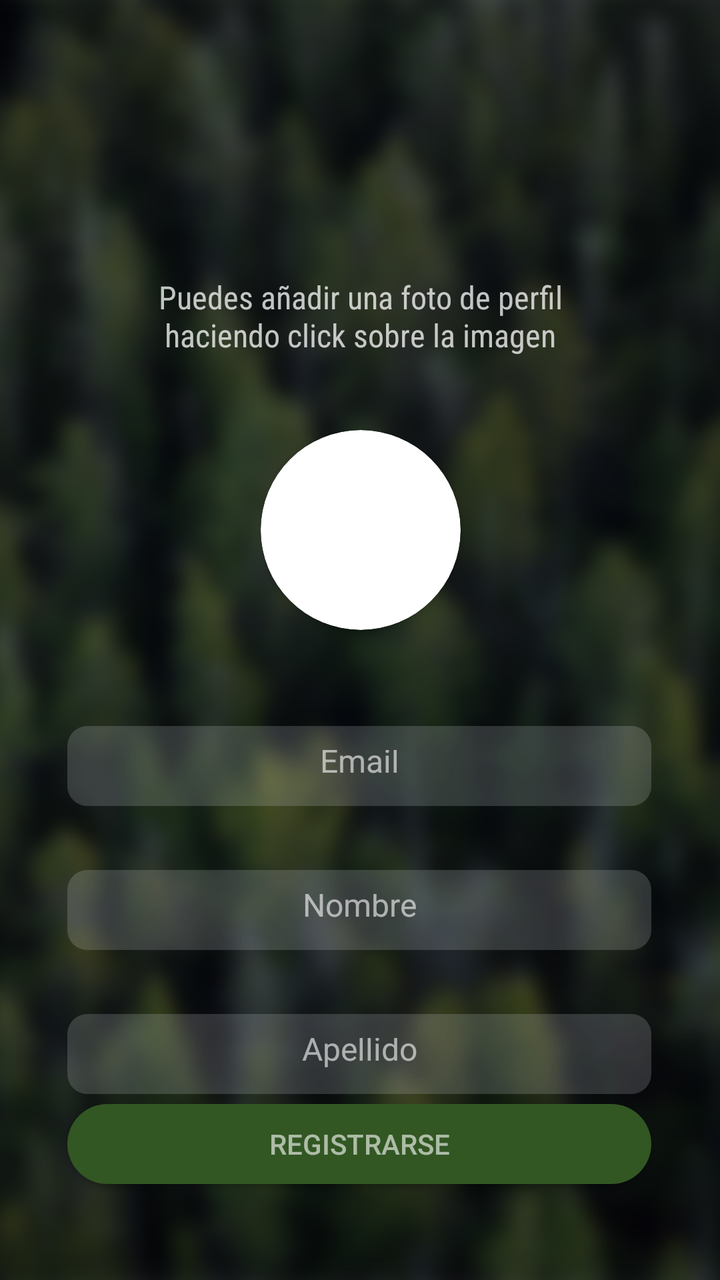
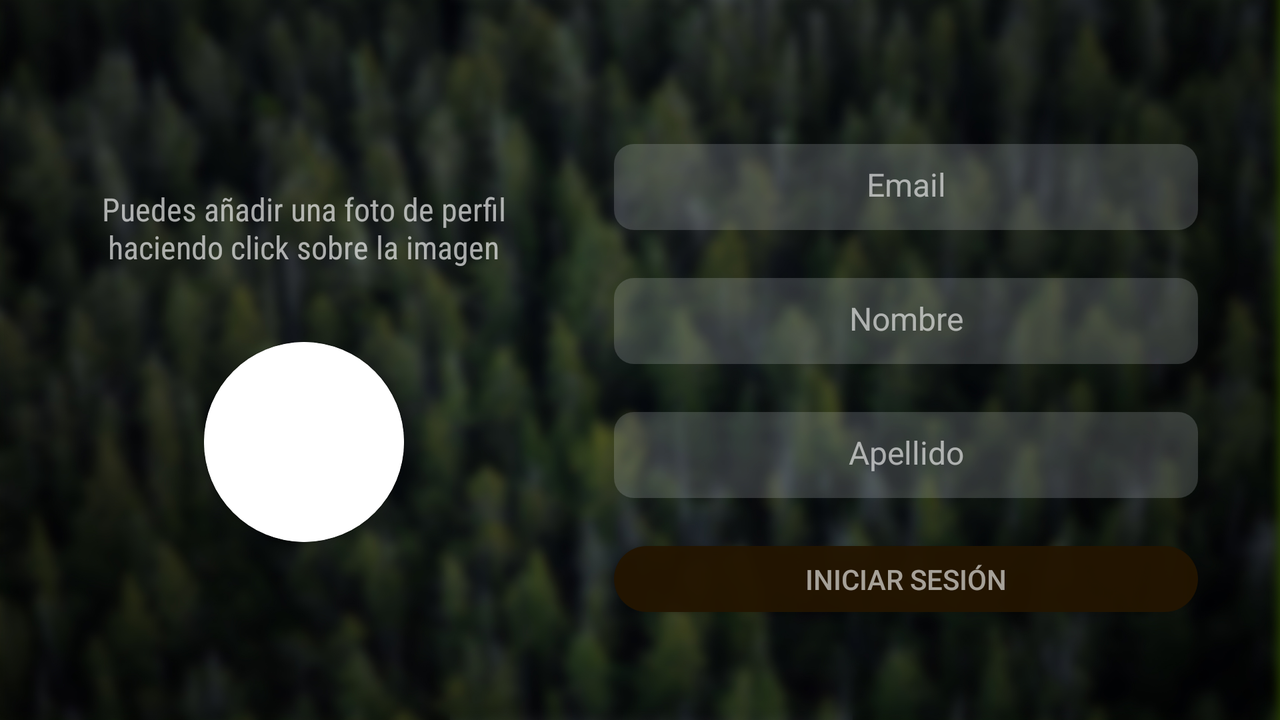

Two renders of one Android screen. The first uses the default layout on a phone; the second uses the alternative layout the repository ships for a different screen configuration, on a matching device. The two XML files are below.
<!-- AndroidManifest.xml: application theme Theme.AppCompat.Light.NoActionBar -->
<!-- res/layout/activity_register2.xml -->
<?xml version="1.0" encoding="utf-8"?>
<androidx.constraintlayout.widget.ConstraintLayout xmlns:android="http://schemas.android.com/apk/res/android"
    xmlns:app="http://schemas.android.com/apk/res-auto"
    xmlns:tools="http://schemas.android.com/tools"
    android:layout_width="match_parent"
    android:layout_height="match_parent"
    tools:context=".LoginActivity"
    android:background="@drawable/fondobosqueblur">


    <EditText
        android:id="@+id/editApellido"
        android:layout_width="292dp"
        android:layout_height="40dp"
        android:layout_marginTop="32dp"
        android:background="@drawable/edittext_rounded_background"
        android:gravity="center"
        android:hint="@string/str14"
        android:inputType="text"
        android:maxLines="1"
        android:padding="12dp"
        android:textColorHint="#99FFFFFF"
        android:textColor="#FFFFFF"
        android:textSize="16sp"
        app:layout_constraintEnd_toEndOf="@+id/editNombre"
        app:layout_constraintHorizontal_bias="0.0"
        app:layout_constraintStart_toStartOf="@+id/editNombre"
        app:layout_constraintTop_toBottomOf="@+id/editNombre" />

    <EditText
        android:id="@+id/editEmail"
        android:layout_width="292dp"
        android:layout_height="40dp"
        android:layout_marginTop="48dp"
        android:background="@drawable/edittext_rounded_background"
        android:gravity="center"
        android:hint="Email"
        android:inputType="text"
        android:maxLines="1"
        android:padding="12dp"
        android:textColorHint="#99FFFFFF"
        android:textColor="#FFFFFF"
        android:textSize="16sp"
        app:layout_constraintEnd_toEndOf="@+id/card1"
        app:layout_constraintHorizontal_bias="0.505"
        app:layout_constraintStart_toStartOf="@+id/card1"
        app:layout_constraintTop_toBottomOf="@+id/card1" />

    <EditText
        android:id="@+id/editNombre"
        android:layout_width="292dp"
        android:layout_height="40dp"
        android:layout_marginTop="32dp"
        android:background="@drawable/edittext_rounded_background"
        android:gravity="center"
        android:hint="@string/str13"
        android:inputType="text"
        android:maxLines="1"
        android:padding="12dp"
        android:textColorHint="#99FFFFFF"
        android:textColor="#FFFFFF"
        android:textSize="16sp"
        app:layout_constraintEnd_toEndOf="@+id/editEmail"
        app:layout_constraintStart_toStartOf="@+id/editEmail"
        app:layout_constraintTop_toBottomOf="@+id/editEmail" />

    <TextView
        android:id="@+id/tvFrase2"
        style="@style/blanco1"
        android:layout_width="227dp"
        android:layout_height="84dp"
        android:layout_marginTop="116dp"
        android:alpha=".75"
        android:gravity="center"
        android:text="@string/str15"
        app:layout_constraintEnd_toEndOf="parent"
        app:layout_constraintStart_toStartOf="parent"
        app:layout_constraintTop_toTopOf="parent" />

    <androidx.cardview.widget.CardView
        android:id="@+id/card1"
        android:layout_width="100dp"
        android:layout_height="100dp"
        android:layout_marginTop="15dp"
        android:elevation="12dp"
        app:cardBackgroundColor="@color/white"
        app:cardCornerRadius="50dp"
        android:layout_centerHorizontal="true"
        app:layout_constraintEnd_toEndOf="@+id/tvFrase2"
        app:layout_constraintStart_toStartOf="@+id/tvFrase2"
        app:layout_constraintTop_toBottomOf="@+id/tvFrase2">

            <ImageView
                android:id="@+id/fotoperfil"
                android:layout_width="match_parent"
                android:layout_height="match_parent"
                android:onClick="setFotopPerfil"
                android:scaleType="centerCrop"
                tools:srcCompat="@drawable/perfil" />
    </androidx.cardview.widget.CardView>

    <Button
        android:id="@+id/button"
        android:layout_width="292dp"
        android:layout_height="40dp"
        android:layout_marginBottom="48dp"
        android:background="@drawable/round_btn_verde2"
        android:onClick="login"
        android:text="@string/str1"
        android:textColor="#99FFFFFF"
        app:layout_constraintBottom_toBottomOf="parent"
        app:layout_constraintEnd_toEndOf="@+id/editApellido"
        app:layout_constraintHorizontal_bias="0.0"
        app:layout_constraintStart_toStartOf="@+id/editApellido" />


</androidx.constraintlayout.widget.ConstraintLayout>
<!-- resources referenced by this layout -->
<resources>
  <!-- drawable edittext_rounded_background (drawable) -->
  <?xml version="1.0" encoding="utf-8"?>
  <shape xmlns:android="http://schemas.android.com/apk/res/android"
      android:shape="rectangle">
      <solid android:color="#33CCD2D5" />
      <corners android:radius="10dp" />
  </shape>
  <!-- drawable fondobosqueblur: jpg bitmap (drawable, 239018 bytes) -->
  <!-- drawable round_btn_verde2 (drawable) -->
  <?xml version="1.0" encoding="utf-8"?>
  <shape xmlns:android="http://schemas.android.com/apk/res/android">
      <solid android:color="#325723"/>
      <corners android:radius="45dp" />
  </shape>
  <string name="str1">Registrarse</string>
  <string name="str13">Nombre</string>
  <string name="str14">Apellido</string>
  <string name="str15">Puedes añadir una foto de perfil haciendo click sobre la imagen</string>
  <style name="blanco1">
          <item name="android:fontFamily">sans-serif-condensed</item>
          <item name="android:textColor">#FFFFFF</item>
          <item name="android:textSize">16dp</item>
      </style>
</resources>
<!-- res/layout-land/activity_register2.xml (the repository's variant of the layout above) -->
<!-- drawn on the phone turned sideways -->
<?xml version="1.0" encoding="utf-8"?>
<androidx.constraintlayout.widget.ConstraintLayout xmlns:android="http://schemas.android.com/apk/res/android"
    xmlns:app="http://schemas.android.com/apk/res-auto"
    xmlns:tools="http://schemas.android.com/tools"
    android:layout_width="match_parent"
    android:layout_height="match_parent"
    tools:context=".LoginActivity"
    android:background="@drawable/fondobosquelandblur">


    <EditText
        android:id="@+id/editApellido"
        android:layout_width="292dp"
        android:layout_height="43dp"
        android:layout_marginTop="24dp"
        android:background="@drawable/edittext_rounded_background"
        android:gravity="center"
        android:hint="@string/str14"
        android:inputType="text"
        android:maxLines="1"
        android:padding="12dp"
        android:textColorHint="#99FFFFFF"
        android:textSize="16sp"
        app:layout_constraintEnd_toEndOf="@+id/editNombre"
        app:layout_constraintHorizontal_bias="0.0"
        app:layout_constraintStart_toStartOf="@+id/editNombre"
        app:layout_constraintTop_toBottomOf="@+id/editNombre" />

    <EditText
        android:id="@+id/editEmail"
        android:layout_width="292dp"
        android:layout_height="43dp"
        android:background="@drawable/edittext_rounded_background"
        android:gravity="center"
        android:hint="Email"
        android:inputType="text"
        android:maxLines="1"
        android:padding="12dp"
        android:textColorHint="#99FFFFFF"
        android:textSize="16sp"
        app:layout_constraintEnd_toEndOf="parent"
        app:layout_constraintHorizontal_bias="0.503"
        app:layout_constraintStart_toEndOf="@+id/tvFrase2"
        app:layout_constraintTop_toTopOf="@+id/tvFrase2" />

    <EditText
        android:id="@+id/editNombre"
        android:layout_width="292dp"
        android:layout_height="43dp"
        android:layout_marginTop="24dp"
        android:background="@drawable/edittext_rounded_background"
        android:gravity="center"
        android:hint="@string/str13"
        android:inputType="text"
        android:maxLines="1"
        android:padding="12dp"
        android:textColorHint="#99FFFFFF"
        android:textSize="16sp"
        app:layout_constraintEnd_toEndOf="@+id/editEmail"
        app:layout_constraintHorizontal_bias="0.0"
        app:layout_constraintStart_toStartOf="@+id/editEmail"
        app:layout_constraintTop_toBottomOf="@+id/editEmail" />

    <TextView
        android:id="@+id/tvFrase2"
        style="@style/blanco1"
        android:layout_width="227dp"
        android:layout_height="84dp"
        android:layout_marginTop="72dp"
        android:alpha=".65"
        android:gravity="center"
        android:text="@string/str15"
        app:layout_constraintEnd_toEndOf="parent"
        app:layout_constraintHorizontal_bias="0.093"
        app:layout_constraintStart_toStartOf="parent"
        app:layout_constraintTop_toTopOf="parent" />

    <androidx.cardview.widget.CardView
        android:id="@+id/card1"
        android:layout_width="100dp"
        android:layout_height="100dp"
        android:layout_marginTop="15dp"
        app:cardBackgroundColor="@color/white"
        app:cardCornerRadius="250dp"
        app:layout_constraintEnd_toEndOf="@+id/tvFrase2"
        app:layout_constraintStart_toStartOf="@+id/tvFrase2"
        app:layout_constraintTop_toBottomOf="@+id/tvFrase2">

        <androidx.cardview.widget.CardView
            android:id="@+id/card2"
            android:layout_width="150dp"
            android:layout_height="150dp"
            android:layout_gravity="center"
            app:cardCornerRadius="250dp">

            <ImageView
                android:id="@+id/fotoperfil"
                android:layout_width="150dp"
                android:layout_height="150dp"
                android:onClick="setFotopPerfil"
                android:scaleType="centerCrop"
                tools:srcCompat="@drawable/perfil" />

        </androidx.cardview.widget.CardView>

    </androidx.cardview.widget.CardView>

    <Button
        android:id="@+id/button"
        android:layout_width="292dp"
        android:layout_height="33dp"
        android:layout_marginTop="24dp"
        android:background="@drawable/round_btn_marron"
        android:onClick="login"
        android:text="@string/str2"
        android:textColor="#99FFFFFF"
        app:layout_constraintEnd_toEndOf="@+id/editApellido"
        app:layout_constraintHorizontal_bias="0.0"
        app:layout_constraintStart_toStartOf="@+id/editApellido"
        app:layout_constraintTop_toBottomOf="@+id/editApellido" />


</androidx.constraintlayout.widget.ConstraintLayout>
<!-- resources referenced by the variant -->
<!-- as the phone turned sideways resolves them -->
<resources>
  <!-- drawable edittext_rounded_background (drawable) -->
  <?xml version="1.0" encoding="utf-8"?>
  <shape xmlns:android="http://schemas.android.com/apk/res/android"
      android:shape="rectangle">
      <solid android:color="#33CCD2D5" />
      <corners android:radius="10dp" />
  </shape>
  <!-- drawable fondobosquelandblur: jpg bitmap (drawable, 704228 bytes) -->
  <!-- drawable round_btn_marron (drawable) -->
  <?xml version="1.0" encoding="utf-8"?>
  <shape xmlns:android="http://schemas.android.com/apk/res/android">
      <solid android:color="#EE241501"/>
      <corners android:radius="45dp" />
  </shape>
  <string name="str13">Nombre</string>
  <string name="str14">Apellido</string>
  <string name="str15">Puedes añadir una foto de perfil haciendo click sobre la imagen</string>
  <string name="str2">Iniciar sesión</string>
  <style name="blanco1">
          <item name="android:fontFamily">sans-serif-condensed</item>
          <item name="android:textColor">#FFFFFF</item>
          <item name="android:textSize">16dp</item>
      </style>
</resources>
